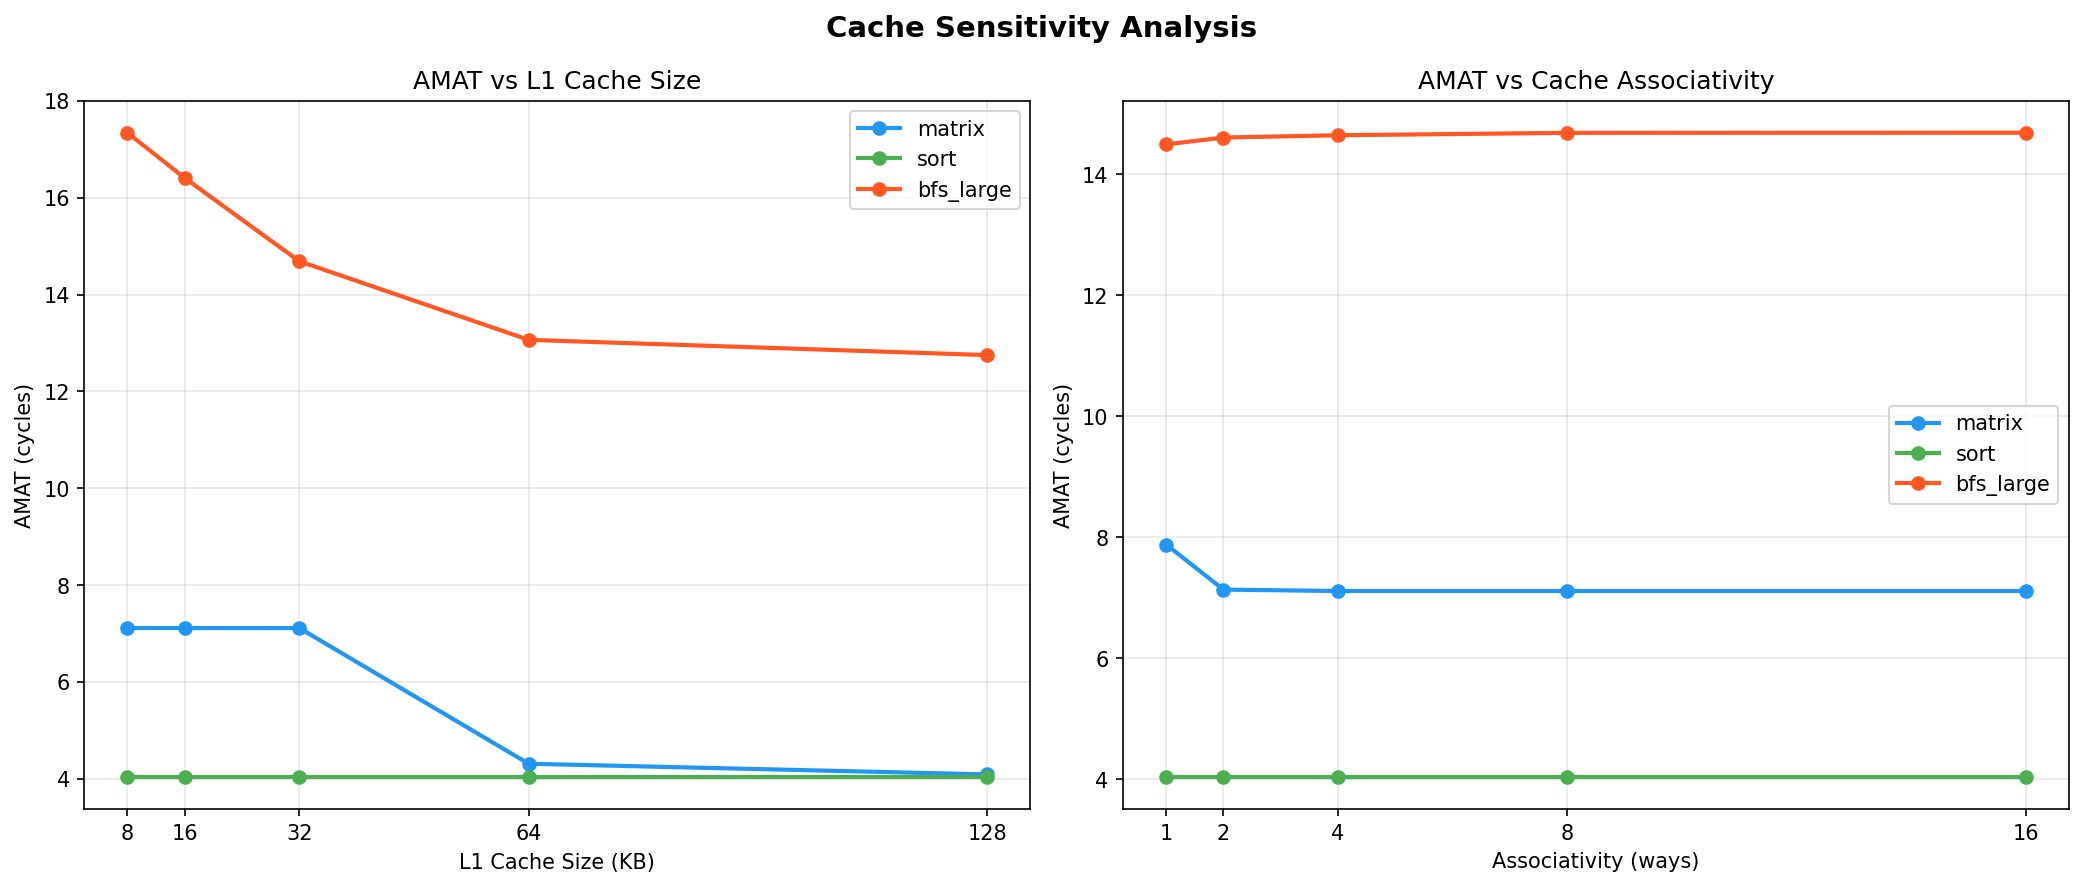

Write Python code to recreate this figure.
import subprocess
import csv
import matplotlib.pyplot as plt
import numpy as np

# ── Step 1: vary L1 size ──────────────────────────────────────────────────────

l1_sizes    = [8, 16, 32, 64, 128]   # KB
assoc_vals  = [1, 2, 4, 8, 16]       # ways
workloads   = ['matrix', 'sort', 'bfs_large']

# We'll patch main.cpp temporarily — easier to just call the binary
# with different configs via a wrapper script

# ── Step 2: write a configurable runner ──────────────────────────────────────

runner_code = r"""
#include "cache_hierarchy.h"
#include "trace_reader.h"
#include <iostream>
#include <memory>
#include <string>
#include <cstdlib>

int main(int argc, char* argv[]) {
    if (argc < 6) {
        std::cerr << "Usage: cache_sweep <trace> <l1_kb> <l2_kb> <l3_kb> <assoc>\n";
        return 1;
    }
    srand(42);
    std::string trace = argv[1];
    size_t l1_kb  = std::stoul(argv[2]);
    size_t l2_kb  = std::stoul(argv[3]);
    size_t l3_kb  = std::stoul(argv[4]);
    size_t assoc  = std::stoul(argv[5]);

    auto h = std::make_unique<CacheHierarchy>();
    h->add_level(std::make_unique<CacheLevel>(
        "L1", l1_kb*1024, assoc, 64,
        ReplacementPolicy::LRU, WritePolicy::WRITE_BACK, 4));
    h->add_level(std::make_unique<CacheLevel>(
        "L2", l2_kb*1024, 8, 64,
        ReplacementPolicy::LRU, WritePolicy::WRITE_BACK, 12));
    h->add_level(std::make_unique<CacheLevel>(
        "L3", l3_kb*1024, 16, 64,
        ReplacementPolicy::LRU, WritePolicy::WRITE_BACK, 36));

    TraceReader reader(trace);
    MemAccess acc;
    while ((acc = reader.next()).valid)
        h->access(acc.address, acc.is_write);

    double amat = h->amat(200);
    std::cout << amat << "\n";
    return 0;
}
"""

# Write and compile the sweep binary
with open('src/cache_sweep.cpp', 'w') as f:
    f.write(runner_code)

import os
os.system("g++ -std=c++17 -O2 -Iinclude "
          "src/cache_level.cpp src/cache_hierarchy.cpp "
          "src/trace_reader.cpp src/cache_sweep.cpp "
          "-o cache_sweep 2>/dev/null")

# ── Step 3: sweep L1 size ─────────────────────────────────────────────────────

print("Sweeping L1 size...")
l1_results = {w: [] for w in workloads}

for kb in l1_sizes:
    for w in workloads:
        result = subprocess.run(
            ['./cache_sweep', f'traces/{w}_trace.txt',
             str(kb), '256', '512', '8'],
            capture_output=True, text=True)
        try:
            amat = float(result.stdout.strip())
        except:
            amat = 0
        l1_results[w].append(amat)
        print(f"  L1={kb}KB {w}: AMAT={amat:.2f}")

# ── Step 4: sweep associativity ───────────────────────────────────────────────

print("Sweeping associativity...")
assoc_results = {w: [] for w in workloads}

for assoc in assoc_vals:
    for w in workloads:
        result = subprocess.run(
            ['./cache_sweep', f'traces/{w}_trace.txt',
             '32', '256', '512', str(assoc)],
            capture_output=True, text=True)
        try:
            amat = float(result.stdout.strip())
        except:
            amat = 0
        assoc_results[w].append(amat)
        print(f"  assoc={assoc} {w}: AMAT={amat:.2f}")

# ── Step 5: plot ──────────────────────────────────────────────────────────────

colors = ['#2196F3', '#4CAF50', '#FF5722']
fig, axes = plt.subplots(1, 2, figsize=(14, 6))
fig.suptitle('Cache Sensitivity Analysis', fontsize=14, fontweight='bold')

# Graph 1 — AMAT vs L1 size
for i, w in enumerate(workloads):
    axes[0].plot(l1_sizes, l1_results[w],
                 marker='o', color=colors[i], label=w, linewidth=2)
axes[0].set_title('AMAT vs L1 Cache Size')
axes[0].set_xlabel('L1 Cache Size (KB)')
axes[0].set_ylabel('AMAT (cycles)')
axes[0].set_xticks(l1_sizes)
axes[0].legend()
axes[0].grid(True, alpha=0.3)

# Graph 2 — AMAT vs Associativity
for i, w in enumerate(workloads):
    axes[1].plot(assoc_vals, assoc_results[w],
                 marker='o', color=colors[i], label=w, linewidth=2)
axes[1].set_title('AMAT vs Cache Associativity')
axes[1].set_xlabel('Associativity (ways)')
axes[1].set_ylabel('AMAT (cycles)')
axes[1].set_xticks(assoc_vals)
axes[1].legend()
axes[1].grid(True, alpha=0.3)

plt.tight_layout()
plt.savefig('sensitivity.png', dpi=150, bbox_inches='tight')
print("\nGraph saved to sensitivity.png")
